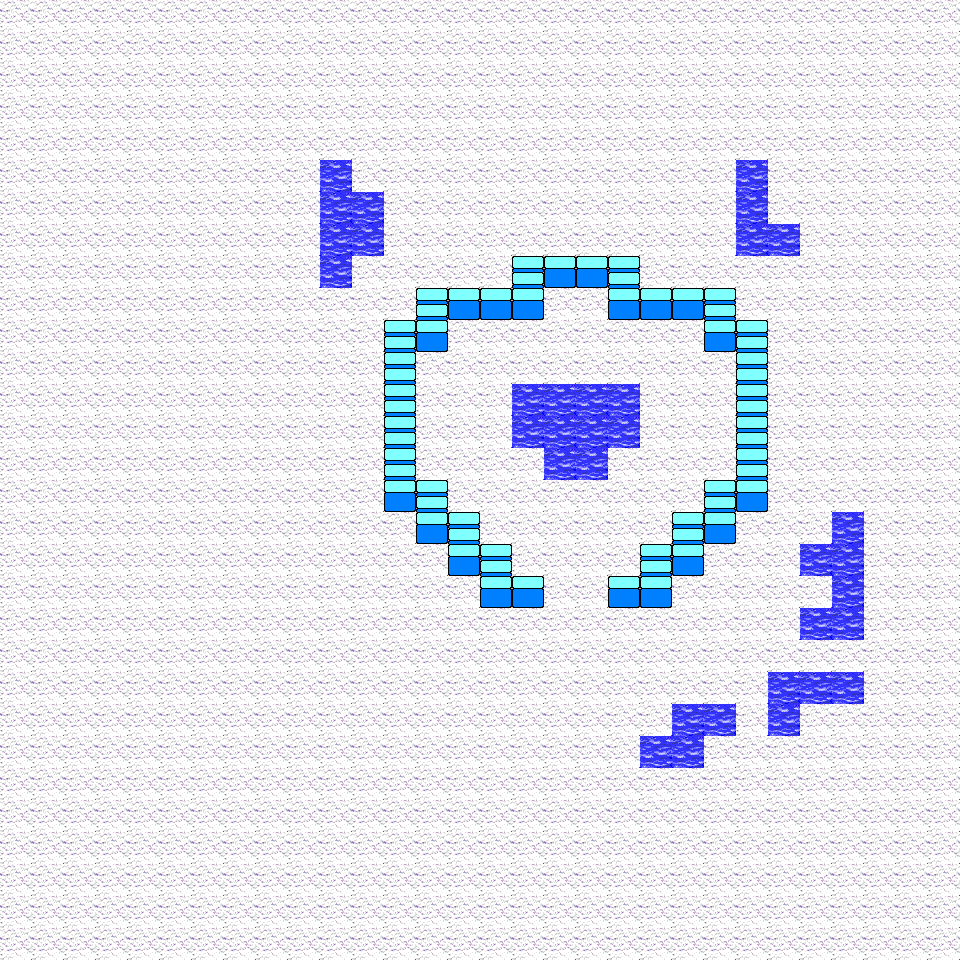

Tiled map render using the project's own tile images. Description and the map definition, with tile-layer contents summarised, below:
An orthogonal 30x30 tile map with 32x32 px tiles, 3 tile layers (floor, water, wall) and 85 objects (85x Warp).

<map version="1.6" type="map" tiledversion="1.7.2" orientation="orthogonal" renderorder="right-down" width="30" height="30" tilewidth="32" tileheight="32">
  <properties>
    <property name="DefaultTileId" type="int" value="31" />
    <property name="DefaultStartX" type="int" value="15" />
    <property name="DefaultStartY" type="int" value="24" />
  </properties>
  <tileset name="Map Tiles" tilewidth="32" tileheight="32" tilecount="4" columns="0" spacing="0" margin="0" transparentcolor="#FF00FF" firstgid="1">
    <tile id="31">
      <image width="32" height="32" source="images/tiles/wground.bmp" />
    </tile>
    <tile id="40">
      <image width="32" height="32" source="images/tiles/water.bmp" />
    </tile>
    <tile id="33">
      <image width="32" height="32" source="images/tiles/ice2.bmp" />
    </tile>
    <tile id="43">
      <image width="32" height="32" source="images/tiles/ice1.bmp" />
    </tile>
  </tileset>
  <layer id="1" name="floor" width="30" height="30" type="tilelayer" visible="true" locked="false" x="0" y="0" opacity="1">
    <data>[900 cells, 826 non-empty, 1 distinct tile ids]</data>
    <properties>
      <property name="LayerType" type="string" value="Ground" />
    </properties>
  </layer>
  <layer id="2" name="water" width="30" height="30" type="tilelayer" visible="true" locked="false" x="0" y="0" opacity="1">
    <data>[900 cells, 34 non-empty, 1 distinct tile ids]</data>
    <properties>
      <property name="LayerType" type="string" value="Water" />
    </properties>
  </layer>
  <layer id="3" name="wall" width="30" height="30" type="tilelayer" visible="true" locked="false" x="0" y="0" opacity="1">
    <data>[900 cells, 40 non-empty, 2 distinct tile ids]</data>
    <properties>
      <property name="LayerType" type="string" value="Wall" />
    </properties>
  </layer>
  <objectgroup id="4" name="objects" width="0" height="0" type="objectgroup" visible="true" locked="false" x="0" y="0" opacity="1" draworder="topdown">
    <object id="0" name="Exit 0" type="Warp" x="256" y="128" rotation="0" width="32" height="32" gid="32" visible="true">
      <properties>
        <property name="CanMove" type="bool" value="False" />
        <property name="Collideable" type="bool" value="False" />
        <property name="WarpMap" type="int" value="0" />
      </properties>
    </object>
    <object id="0" name="Exit 0" type="Warp" x="288" y="128" rotation="0" width="32" height="32" gid="32" visible="true">
      <properties>
        <property name="CanMove" type="bool" value="False" />
        <property name="Collideable" type="bool" value="False" />
        <property name="WarpMap" type="int" value="0" />
      </properties>
    </object>
    <object id="0" name="Exit 0" type="Warp" x="320" y="128" rotation="0" width="32" height="32" gid="32" visible="true">
      <properties>
        <property name="CanMove" type="bool" value="False" />
        <property name="Collideable" type="bool" value="False" />
        <property name="WarpMap" type="int" value="0" />
      </properties>
    </object>
    <object id="0" name="Exit 0" type="Warp" x="352" y="128" rotation="0" width="32" height="32" gid="32" visible="true">
      <properties>
        <property name="CanMove" type="bool" value="False" />
        <property name="Collideable" type="bool" value="False" />
        <property name="WarpMap" type="int" value="0" />
      </properties>
    </object>
    <object id="0" name="Exit 0" type="Warp" x="384" y="128" rotation="0" width="32" height="32" gid="32" visible="true">
      <properties>
        <property name="CanMove" type="bool" value="False" />
        <property name="Collideable" type="bool" value="False" />
        <property name="WarpMap" type="int" value="0" />
      </properties>
    </object>
    <object id="0" name="Exit 0" type="Warp" x="416" y="128" rotation="0" width="32" height="32" gid="32" visible="true">
      <properties>
        <property name="CanMove" type="bool" value="False" />
        <property name="Collideable" type="bool" value="False" />
        <property name="WarpMap" type="int" value="0" />
      </properties>
    </object>
    <object id="0" name="Exit 0" type="Warp" x="448" y="128" rotation="0" width="32" height="32" gid="32" visible="true">
      <properties>
        <property name="CanMove" type="bool" value="False" />
        <property name="Collideable" type="bool" value="False" />
        <property name="WarpMap" type="int" value="0" />
      </properties>
    </object>
    <object id="0" name="Exit 0" type="Warp" x="480" y="128" rotation="0" width="32" height="32" gid="32" visible="true">
      <properties>
        <property name="CanMove" type="bool" value="False" />
        <property name="Collideable" type="bool" value="False" />
        <property name="WarpMap" type="int" value="0" />
      </properties>
    </object>
    <object id="0" name="Exit 0" type="Warp" x="512" y="128" rotation="0" width="32" height="32" gid="32" visible="true">
      <properties>
        <property name="CanMove" type="bool" value="False" />
        <property name="Collideable" type="bool" value="False" />
        <property name="WarpMap" type="int" value="0" />
      </properties>
    </object>
    <object id="0" name="Exit 0" type="Warp" x="544" y="128" rotation="0" width="32" height="32" gid="32" visible="true">
      <properties>
        <property name="CanMove" type="bool" value="False" />
        <property name="Collideable" type="bool" value="False" />
        <property name="WarpMap" type="int" value="0" />
      </properties>
    </object>
    <object id="0" name="Exit 0" type="Warp" x="576" y="128" rotation="0" width="32" height="32" gid="32" visible="true">
      <properties>
        <property name="CanMove" type="bool" value="False" />
        <property name="Collideable" type="bool" value="False" />
        <property name="WarpMap" type="int" value="0" />
      </properties>
    </object>
    <object id="0" name="Exit 0" type="Warp" x="608" y="128" rotation="0" width="32" height="32" gid="32" visible="true">
      <properties>
        <property name="CanMove" type="bool" value="False" />
        <property name="Collideable" type="bool" value="False" />
        <property name="WarpMap" type="int" value="0" />
      </properties>
    </object>
    <object id="0" name="Exit 0" type="Warp" x="640" y="128" rotation="0" width="32" height="32" gid="32" visible="true">
      <properties>
        <property name="CanMove" type="bool" value="False" />
        <property name="Collideable" type="bool" value="False" />
        <property name="WarpMap" type="int" value="0" />
      </properties>
    </object>
    <object id="0" name="Exit 0" type="Warp" x="672" y="128" rotation="0" width="32" height="32" gid="32" visible="true">
      <properties>
        <property name="CanMove" type="bool" value="False" />
        <property name="Collideable" type="bool" value="False" />
        <property name="WarpMap" type="int" value="0" />
      </properties>
    </object>
    <object id="0" name="Exit 0" type="Warp" x="704" y="128" rotation="0" width="32" height="32" gid="32" visible="true">
      <properties>
        <property name="CanMove" type="bool" value="False" />
        <property name="Collideable" type="bool" value="False" />
        <property name="WarpMap" type="int" value="0" />
      </properties>
    </object>
    </objectgroup>
  <objectgroup id="5" name="sprites" width="0" height="0" type="objectgroup" visible="true" locked="false" x="0" y="0" opacity="1" draworder="topdown" />
</map>
<!-- 70 of 85 objects omitted -->
